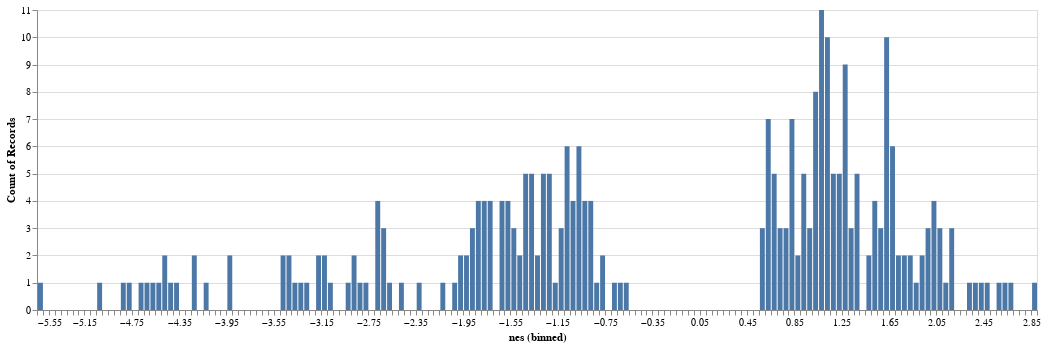

The notebook cell saved with this chart:
### Code cell
nes_dist("h", alpha=1)

### Figure 1 — Vega-Lite specification as saved in the notebook (floating-point values rounded to 4 significant figures; data arrays with more than 128 entries replaced by an {"elided": "..."} marker saying what was removed)
{"config": {"view": {"continuousWidth": 300, "continuousHeight": 300}}, "data": {"name": "data-421d4d07764d440ce7b665ebdbef34f9"}, "mark": {"type": "bar"}, "encoding": {"x": {"bin": {"step": 0.05}, "field": "nes", "type": "quantitative"}, "y": {"aggregate": "count", "type": "quantitative"}}, "height": 300, "width": 1000, "$schema": "https://vega.github.io/schema/vega-lite/v5.15.1.json", "datasets": {"data-421d4d07764d440ce7b665ebdbef34f9": {"elided": "284 records"}}}
